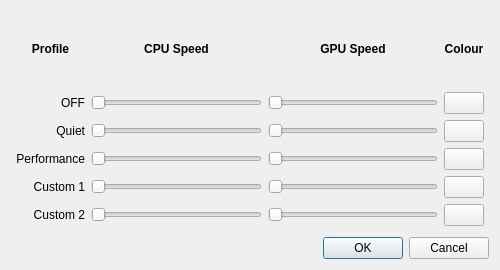
<?xml version="1.0" encoding="UTF-8"?>
<ui version="4.0">
 <class>profile_dialog</class>
 <widget class="QDialog" name="profile_dialog">
  <property name="geometry">
   <rect>
    <x>0</x>
    <y>0</y>
    <width>500</width>
    <height>270</height>
   </rect>
  </property>
  <property name="windowTitle">
   <string>Dialog</string>
  </property>
  <layout class="QVBoxLayout" name="verticalLayout">
   <item>
    <layout class="QGridLayout" name="gridLayout_2">
     <property name="leftMargin">
      <number>5</number>
     </property>
     <property name="topMargin">
      <number>0</number>
     </property>
     <property name="rightMargin">
      <number>5</number>
     </property>
     <property name="bottomMargin">
      <number>5</number>
     </property>
     <item row="5" column="1">
      <widget class="QSlider" name="cpu_slider_5">
       <property name="orientation">
        <enum>Qt::Horizontal</enum>
       </property>
      </widget>
     </item>
     <item row="4" column="2">
      <widget class="QSlider" name="gpu_slider_4">
       <property name="orientation">
        <enum>Qt::Horizontal</enum>
       </property>
      </widget>
     </item>
     <item row="1" column="1">
      <widget class="QSlider" name="cpu_slider_1">
       <property name="orientation">
        <enum>Qt::Horizontal</enum>
       </property>
      </widget>
     </item>
     <item row="1" column="0">
      <widget class="QLabel" name="prifile_label_1">
       <property name="text">
        <string>OFF</string>
       </property>
       <property name="alignment">
        <set>Qt::AlignRight|Qt::AlignTrailing|Qt::AlignVCenter</set>
       </property>
      </widget>
     </item>
     <item row="2" column="0">
      <widget class="QLabel" name="prifile_label_2">
       <property name="text">
        <string>Quiet</string>
       </property>
       <property name="alignment">
        <set>Qt::AlignRight|Qt::AlignTrailing|Qt::AlignVCenter</set>
       </property>
      </widget>
     </item>
     <item row="0" column="1">
      <widget class="QLabel" name="label_2">
       <property name="font">
        <font>
         <bold>true</bold>
        </font>
       </property>
       <property name="text">
        <string>CPU Speed</string>
       </property>
       <property name="alignment">
        <set>Qt::AlignCenter</set>
       </property>
      </widget>
     </item>
     <item row="0" column="2">
      <widget class="QLabel" name="label_3">
       <property name="font">
        <font>
         <bold>true</bold>
        </font>
       </property>
       <property name="text">
        <string>GPU Speed</string>
       </property>
       <property name="alignment">
        <set>Qt::AlignCenter</set>
       </property>
      </widget>
     </item>
     <item row="3" column="1">
      <widget class="QSlider" name="cpu_slider_3">
       <property name="orientation">
        <enum>Qt::Horizontal</enum>
       </property>
      </widget>
     </item>
     <item row="5" column="2">
      <widget class="QSlider" name="gpu_slider_5">
       <property name="orientation">
        <enum>Qt::Horizontal</enum>
       </property>
      </widget>
     </item>
     <item row="3" column="0">
      <widget class="QLabel" name="prifile_label_3">
       <property name="text">
        <string>Performance</string>
       </property>
       <property name="alignment">
        <set>Qt::AlignRight|Qt::AlignTrailing|Qt::AlignVCenter</set>
       </property>
      </widget>
     </item>
     <item row="2" column="1">
      <widget class="QSlider" name="cpu_slider_2">
       <property name="orientation">
        <enum>Qt::Horizontal</enum>
       </property>
      </widget>
     </item>
     <item row="4" column="1">
      <widget class="QSlider" name="cpu_slider_4">
       <property name="orientation">
        <enum>Qt::Horizontal</enum>
       </property>
      </widget>
     </item>
     <item row="1" column="2">
      <widget class="QSlider" name="gpu_slider_1">
       <property name="orientation">
        <enum>Qt::Horizontal</enum>
       </property>
      </widget>
     </item>
     <item row="4" column="0">
      <widget class="QLabel" name="prifile_label_4">
       <property name="text">
        <string>Custom 1</string>
       </property>
       <property name="alignment">
        <set>Qt::AlignRight|Qt::AlignTrailing|Qt::AlignVCenter</set>
       </property>
      </widget>
     </item>
     <item row="0" column="0">
      <widget class="QLabel" name="label_1">
       <property name="font">
        <font>
         <bold>true</bold>
        </font>
       </property>
       <property name="text">
        <string>Profile</string>
       </property>
       <property name="alignment">
        <set>Qt::AlignCenter</set>
       </property>
      </widget>
     </item>
     <item row="0" column="3">
      <widget class="QLabel" name="label_4">
       <property name="font">
        <font>
         <bold>true</bold>
        </font>
       </property>
       <property name="text">
        <string>Colour</string>
       </property>
       <property name="alignment">
        <set>Qt::AlignCenter</set>
       </property>
      </widget>
     </item>
     <item row="1" column="3">
      <widget class="QPushButton" name="colour_button_1">
       <property name="text">
        <string/>
       </property>
      </widget>
     </item>
     <item row="2" column="3">
      <widget class="QPushButton" name="colour_button_2">
       <property name="text">
        <string/>
       </property>
      </widget>
     </item>
     <item row="3" column="3">
      <widget class="QPushButton" name="colour_button_3">
       <property name="text">
        <string/>
       </property>
      </widget>
     </item>
     <item row="4" column="3">
      <widget class="QPushButton" name="colour_button_4">
       <property name="text">
        <string/>
       </property>
      </widget>
     </item>
     <item row="5" column="3">
      <widget class="QPushButton" name="colour_button_5">
       <property name="text">
        <string/>
       </property>
      </widget>
     </item>
     <item row="5" column="0">
      <widget class="QLabel" name="prifile_label_5">
       <property name="text">
        <string>Custom 2</string>
       </property>
       <property name="alignment">
        <set>Qt::AlignRight|Qt::AlignTrailing|Qt::AlignVCenter</set>
       </property>
      </widget>
     </item>
     <item row="3" column="2">
      <widget class="QSlider" name="gpu_slider_3">
       <property name="orientation">
        <enum>Qt::Horizontal</enum>
       </property>
      </widget>
     </item>
     <item row="2" column="2">
      <widget class="QSlider" name="gpu_slider_2">
       <property name="orientation">
        <enum>Qt::Horizontal</enum>
       </property>
      </widget>
     </item>
    </layout>
   </item>
   <item>
    <widget class="QDialogButtonBox" name="buttonBox">
     <property name="orientation">
      <enum>Qt::Horizontal</enum>
     </property>
     <property name="standardButtons">
      <set>QDialogButtonBox::Cancel|QDialogButtonBox::Ok</set>
     </property>
    </widget>
   </item>
  </layout>
 </widget>
 <resources/>
 <connections>
  <connection>
   <sender>buttonBox</sender>
   <signal>accepted()</signal>
   <receiver>profile_dialog</receiver>
   <slot>accept()</slot>
   <hints>
    <hint type="sourcelabel">
     <x>248</x>
     <y>254</y>
    </hint>
    <hint type="destinationlabel">
     <x>157</x>
     <y>274</y>
    </hint>
   </hints>
  </connection>
  <connection>
   <sender>buttonBox</sender>
   <signal>rejected()</signal>
   <receiver>profile_dialog</receiver>
   <slot>reject()</slot>
   <hints>
    <hint type="sourcelabel">
     <x>316</x>
     <y>260</y>
    </hint>
    <hint type="destinationlabel">
     <x>286</x>
     <y>274</y>
    </hint>
   </hints>
  </connection>
 </connections>
</ui>
